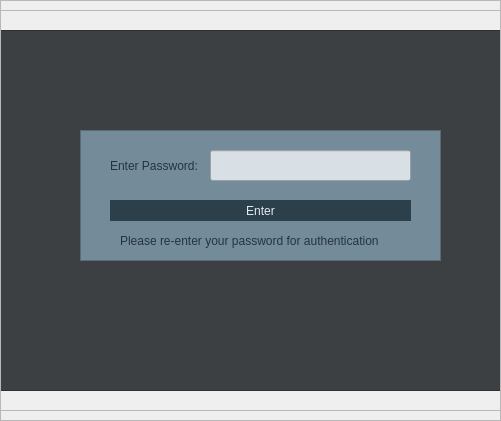
   <widget class="QFrame" name="viewPasswordsFrame">
    <property name="geometry">
     <rect>
      <x>190</x>
      <y>30</y>
      <width>501</width>
      <height>421</height>
     </rect>
    </property>
    <property name="styleSheet">
     <string notr="true"/>
    </property>
    <property name="frameShape">
     <enum>QFrame::StyledPanel</enum>
    </property>
    <property name="frameShadow">
     <enum>QFrame::Raised</enum>
    </property>
    <widget class="QFrame" name="viewPasswords_confirmed_frame">
     <property name="geometry">
      <rect>
       <x>0</x>
       <y>10</y>
       <width>501</width>
       <height>401</height>
      </rect>
     </property>
     <property name="styleSheet">
      <string notr="true"/>
     </property>
     <property name="frameShape">
      <enum>QFrame::StyledPanel</enum>
     </property>
     <property name="frameShadow">
      <enum>QFrame::Raised</enum>
     </property>
     <widget class="QTableView" name="viewPasswords_accountsTable_table">
      <property name="geometry">
       <rect>
        <x>0</x>
        <y>20</y>
        <width>501</width>
        <height>361</height>
       </rect>
      </property>
      <property name="styleSheet">
       <string notr="true">background-color:#3c4043;
color:#E2E8ED;
font: 10pt &quot;MS Sans Serif&quot;;

</string>
      </property>
      <property name="verticalScrollBarPolicy">
       <enum>Qt::ScrollBarAsNeeded</enum>
      </property>
     </widget>
    </widget>
    <widget class="QFrame" name="viewPasswordsConfirmationFrame">
     <property name="geometry">
      <rect>
       <x>0</x>
       <y>0</y>
       <width>501</width>
       <height>421</height>
      </rect>
     </property>
     <property name="frameShape">
      <enum>QFrame::StyledPanel</enum>
     </property>
     <property name="frameShadow">
      <enum>QFrame::Raised</enum>
     </property>
     <widget class="QFrame" name="viewPasswords_confirmationAlert_frame">
      <property name="geometry">
       <rect>
        <x>80</x>
        <y>130</y>
        <width>361</width>
        <height>131</height>
       </rect>
      </property>
      <property name="styleSheet">
       <string notr="true">background-color:#748B99;</string>
      </property>
      <property name="frameShape">
       <enum>QFrame::StyledPanel</enum>
      </property>
      <property name="frameShadow">
       <enum>QFrame::Raised</enum>
      </property>
      <widget class="QLabel" name="viewPasswords_enterPassword_label">
       <property name="geometry">
        <rect>
         <x>30</x>
         <y>20</y>
         <width>111</width>
         <height>31</height>
        </rect>
       </property>
       <property name="styleSheet">
        <string notr="true">font: 8pt &quot;MS Sans Serif&quot;;
color:#23343F;</string>
       </property>
       <property name="text">
        <string>Enter Password:</string>
       </property>
      </widget>
      <widget class="QPushButton" name="viewPasswords_enterPassword_button">
       <property name="geometry">
        <rect>
         <x>30</x>
         <y>70</y>
         <width>301</width>
         <height>21</height>
        </rect>
       </property>
       <property name="styleSheet">
        <string notr="true">#viewPasswords_enterPassword_button{
	font: 10pt &quot;MS Sans-Serif&quot;;
	color: #E2E8ED;
	background-color:#2C404C;
	border:none;
}
#viewPasswords_enterPassword_button:hover{
	background-color:#889AA5;
	color:#0C1419;
}</string>
       </property>
       <property name="text">
        <string>Enter</string>
       </property>
      </widget>
      <widget class="QLabel" name="viewPasswords_enterPasswordAuth_label">
       <property name="geometry">
        <rect>
         <x>40</x>
         <y>100</y>
         <width>291</width>
         <height>21</height>
        </rect>
       </property>
       <property name="styleSheet">
        <string notr="true">font: 8pt &quot;MS Sans Serif&quot;;
color:#23343F;
text-align:center;</string>
       </property>
       <property name="text">
        <string>Please re-enter your password for authentication</string>
       </property>
      </widget>
      <widget class="QLineEdit" name="viewPasswords_enterPassword_field">
       <property name="geometry">
        <rect>
         <x>130</x>
         <y>20</y>
         <width>201</width>
         <height>31</height>
        </rect>
       </property>
       <property name="styleSheet">
        <string notr="true">font: 8pt &quot;MS Sans Serif&quot;;
color:#23343F;
background-color:#D8E0E5;</string>
       </property>
      </widget>
     </widget>
    </widget>
   </widget>
